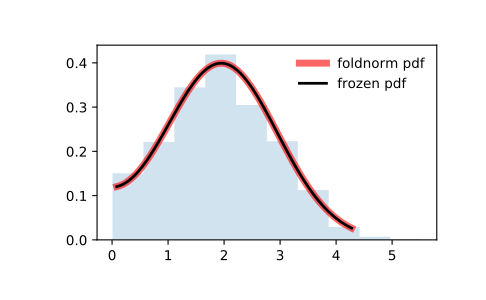

Source code (Python):
from scipy.stats import foldnorm
import matplotlib.pyplot as plt
fig, ax = plt.subplots(1, 1)

# Calculate a few first moments:

c = 1.95
mean, var, skew, kurt = foldnorm.stats(c, moments='mvsk')

# Display the probability density function (``pdf``):

x = np.linspace(foldnorm.ppf(0.01, c),
                foldnorm.ppf(0.99, c), 100)
ax.plot(x, foldnorm.pdf(x, c),
       'r-', lw=5, alpha=0.6, label='foldnorm pdf')

# Alternatively, the distribution object can be called (as a function)
# to fix the shape, location and scale parameters. This returns a "frozen"
# RV object holding the given parameters fixed.

# Freeze the distribution and display the frozen ``pdf``:

rv = foldnorm(c)
ax.plot(x, rv.pdf(x), 'k-', lw=2, label='frozen pdf')

# Check accuracy of ``cdf`` and ``ppf``:

vals = foldnorm.ppf([0.001, 0.5, 0.999], c)
np.allclose([0.001, 0.5, 0.999], foldnorm.cdf(vals, c))
# True

# Generate random numbers:

r = foldnorm.rvs(c, size=1000)

# And compare the histogram:

ax.hist(r, density=True, histtype='stepfilled', alpha=0.2)
ax.legend(loc='best', frameon=False)
plt.show()
